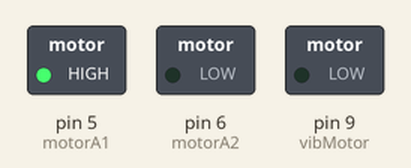
The sketch below on a simulated Arduino Uno, built with avr-gcc and run on an emulated ATmega328P. Shown: switched loads named in the sketch (green lamp = pin HIGH).

Above: at 1.5 s.
At 6.5 s:
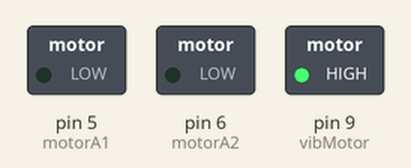
At 12.5 s:
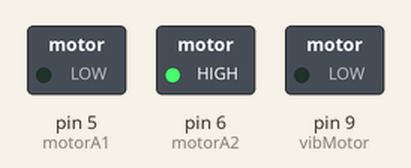
At 15.5 s:
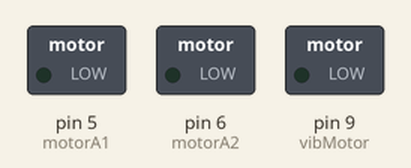
Timing chart, 0 to 22.1 s (numbered marks = the images above):
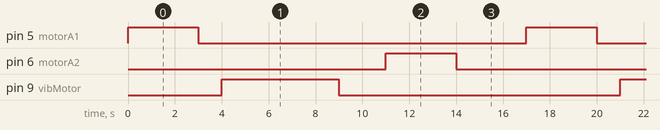

The sketch:

main.ino
```cpp
// In-Pipe Robot Control Code

// Motor pins (TB6612FNG)
int motorA1 = 5;
int motorA2 = 6;
int vibMotor = 9;

// Timing parameters
int expandTime = 3000;
int moveTime = 5000;

void setup() {
  pinMode(motorA1, OUTPUT);
  pinMode(motorA2, OUTPUT);
  pinMode(vibMotor, OUTPUT);
}

// Expand chassis
void expandChassis() {
  digitalWrite(motorA1, HIGH);
  digitalWrite(motorA2, LOW);
}

// Contract chassis
void contractChassis() {
  digitalWrite(motorA1, LOW);
  digitalWrite(motorA2, HIGH);
}

// Stop actuation motor
void stopChassis() {
  digitalWrite(motorA1, LOW);
  digitalWrite(motorA2, LOW);
}

// Activate vibration motor
void startLocomotion() {
  digitalWrite(vibMotor, HIGH);
}

// Stop vibration motor
void stopLocomotion() {
  digitalWrite(vibMotor, LOW);
}

void loop() {

  // Step 1: Expand to fit pipe
  expandChassis();
  delay(expandTime);

  stopChassis();
  delay(1000);

  // Step 2: Move forward
  startLocomotion();
  delay(moveTime);

  stopLocomotion();
  delay(2000);

  // Step 3: Contract (optional reset)
  contractChassis();
  delay(expandTime);

  stopChassis();
  delay(3000);
}
```

Measured:
- by itself, pin 5 (motorA1), pin 6 (motorA2): alternates HIGH for 3.0 s and LOW for 14.0 s
- by itself, pin 9 (vibMotor): alternates HIGH for 5.0 s and LOW for 12.0 s
- by itself, everything shown: repeats every 17.0 s, in 6 steps
